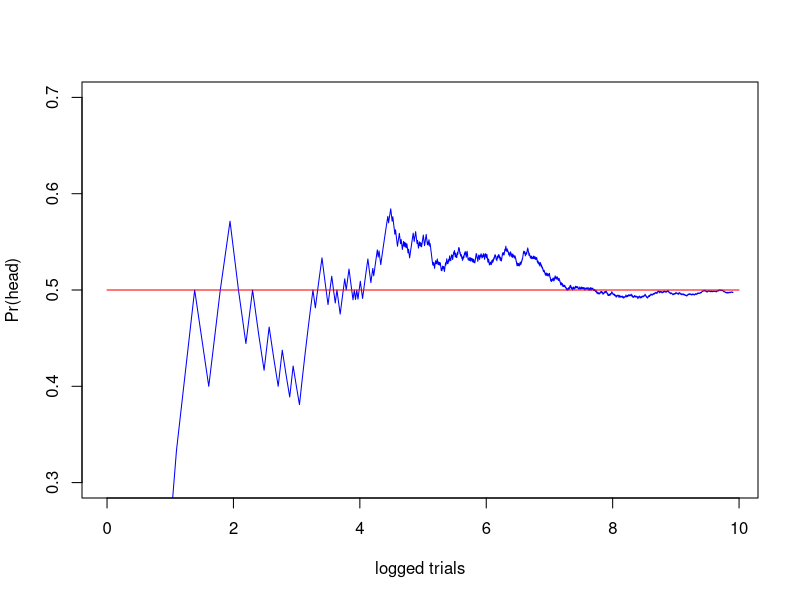
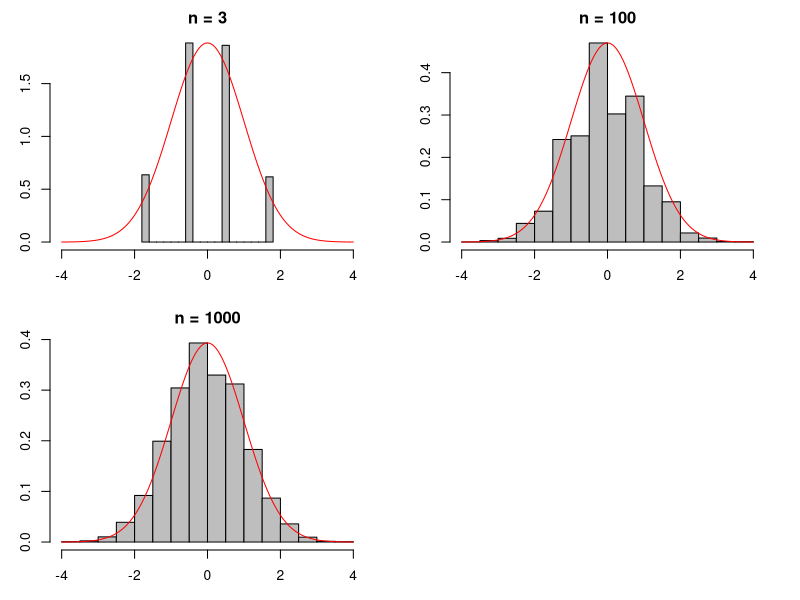

Here is the R script that generated these plots, in order:
## ---- chunk 1
# This is options to make pdf file. You should ignore
knitr::opts_chunk$set(
  message = FALSE, 
  warning = FALSE, 
  echo = TRUE, 
  cache = FALSE,
  fig.pos = "h")
## ---- chunk 2
set.seed(120504)

data <- data.frame(
  trial = 1:20000,
  success = rbinom(n = 20000, size = 1, prob = .5)
)
data$sum_success <- cumsum(data$success)
data$prob <- data$sum_success/data$trial

plot(
  log(data$trial), data$prob, type = "l", col = "blue", 
  ylim = c(0.3, 0.7), xlab = "logged trials", ylab = "Pr(head)")
lines(c(0, 10), c(0.5, 0.5), lwd = 1, col = "red")
## ---- chunk 3
set.seed(120504)
m <- 10000; n <- c(3, 100, 1000); p <- 0.5
a <- seq(-4, 4, .01); b <- dnorm(a)

dt <- list("n = 3"=numeric(m), "n = 100"=numeric(m), "n = 1000"=numeric(m))
for (i in 1:3) {
  dt[[i]] <- rbinom(n = m, size = n[i], prob = p)
  dt[[i]] <- sqrt(n[i])*(dt[[i]]/n[i] - p)/sqrt(p*(1-p))
}

par(mfrow=c(2,2), mai = c(0.5, 0.5, 0.35, 0.35)) 
for (i in 1:3) {
  hist(dt[[i]], col = "grey", freq = FALSE, 
    xlab = "", main = names(dt)[i], xlim = c(-4, 4))
  par(new = TRUE)
  plot(a, b, type = "l", col = "red", axes = FALSE, 
    xlab = "", ylab = "", main = "")
}
